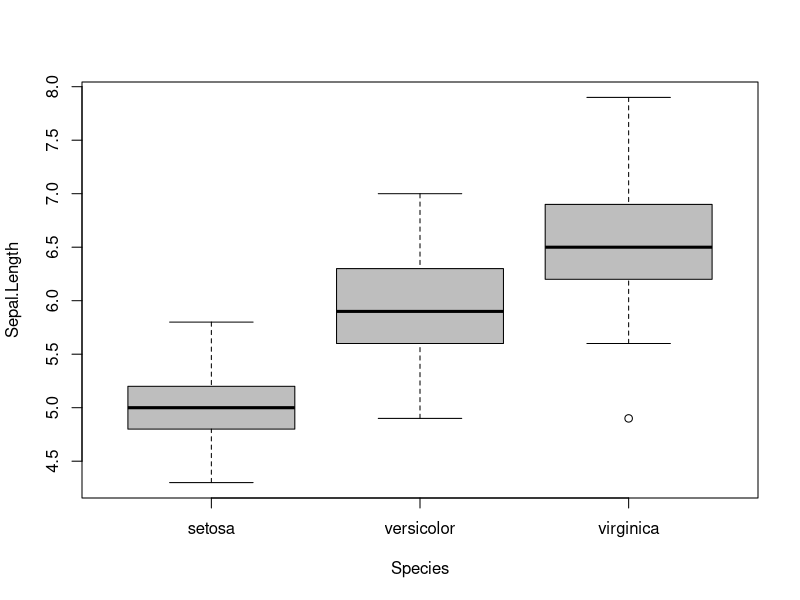
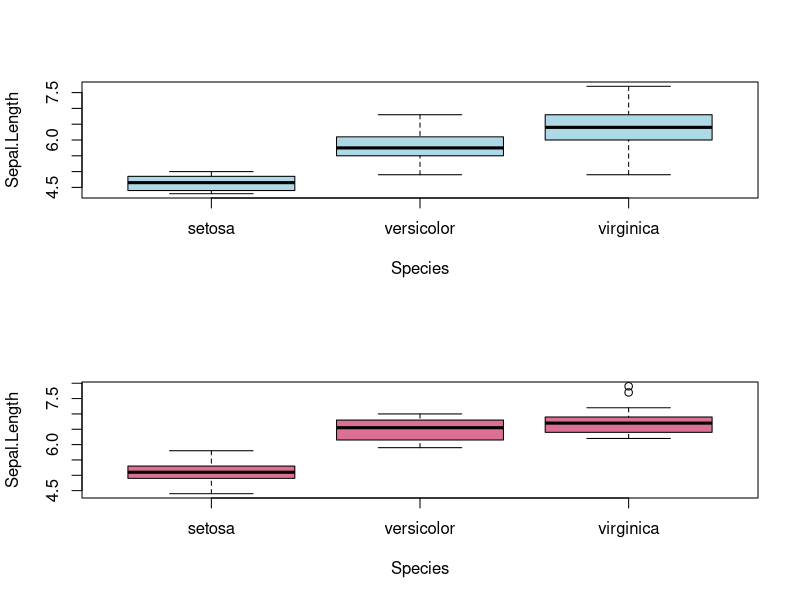
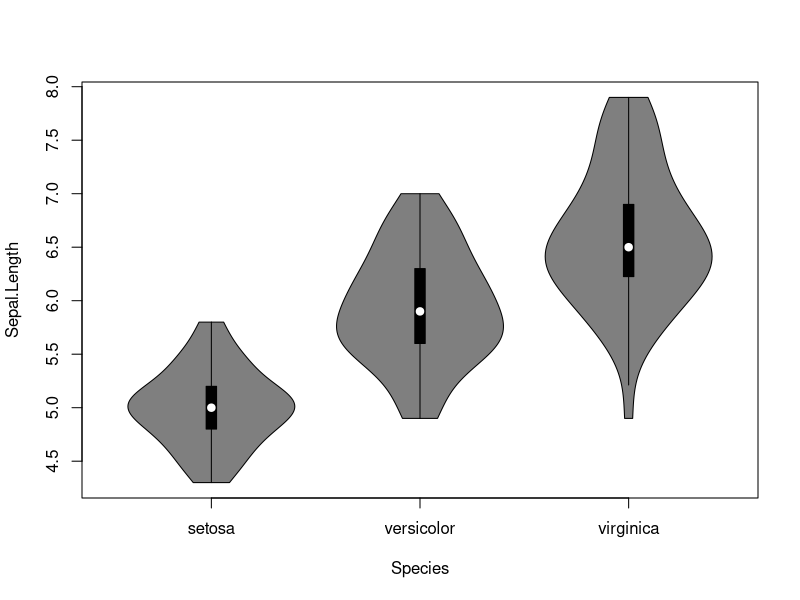
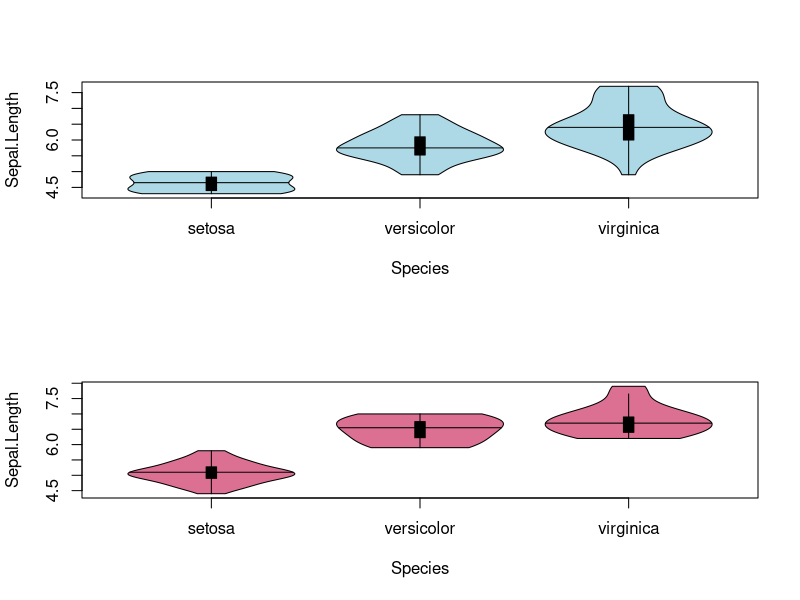
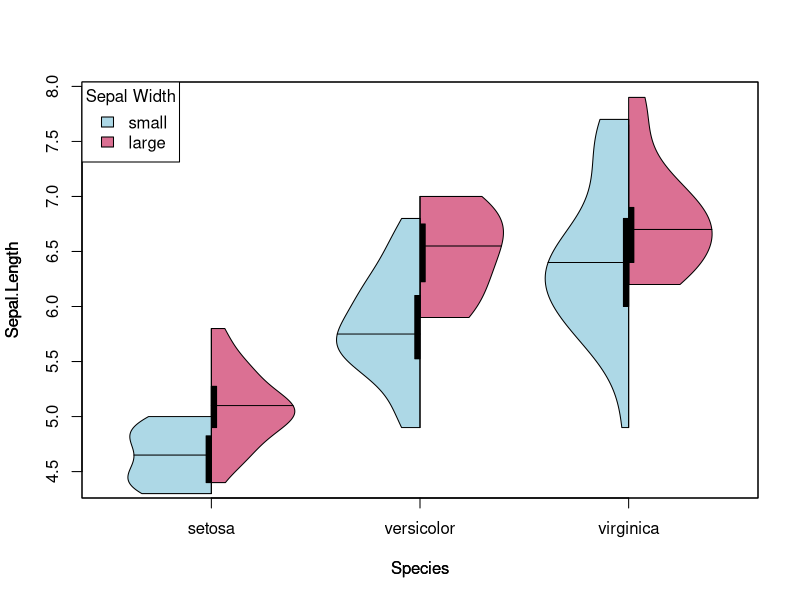
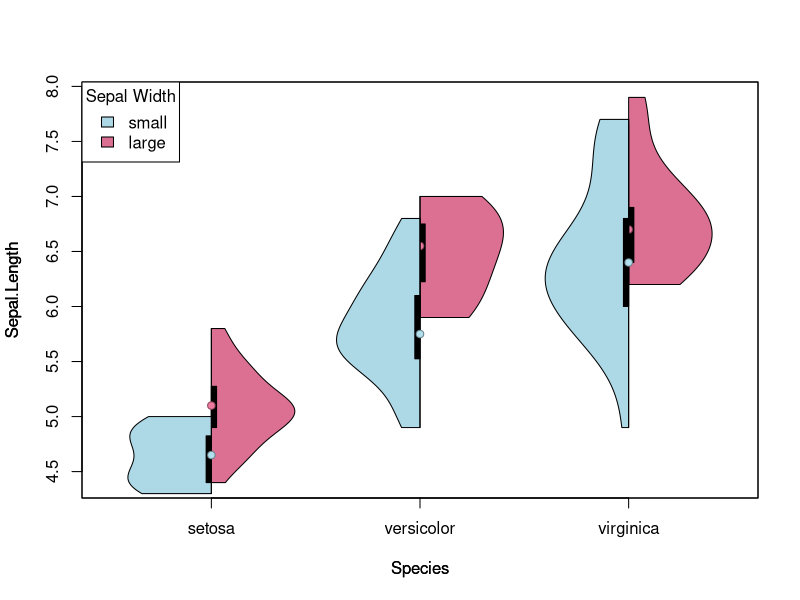
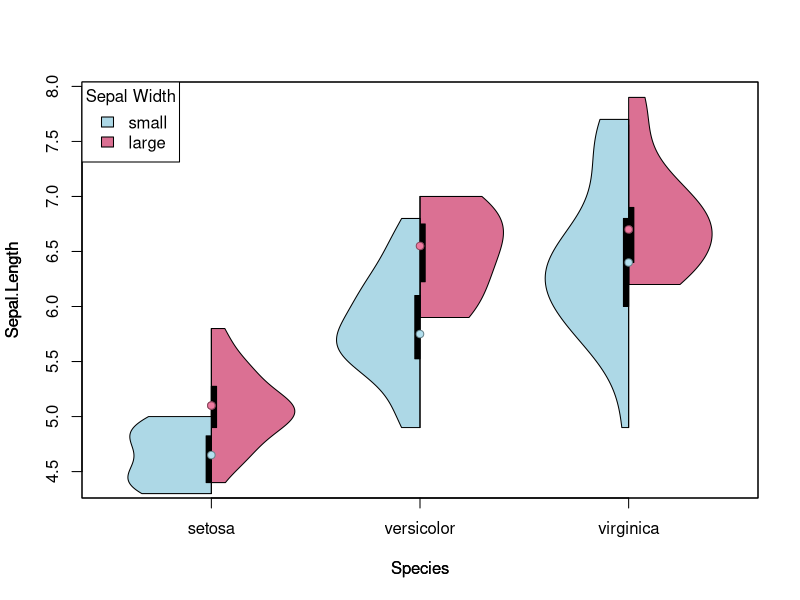
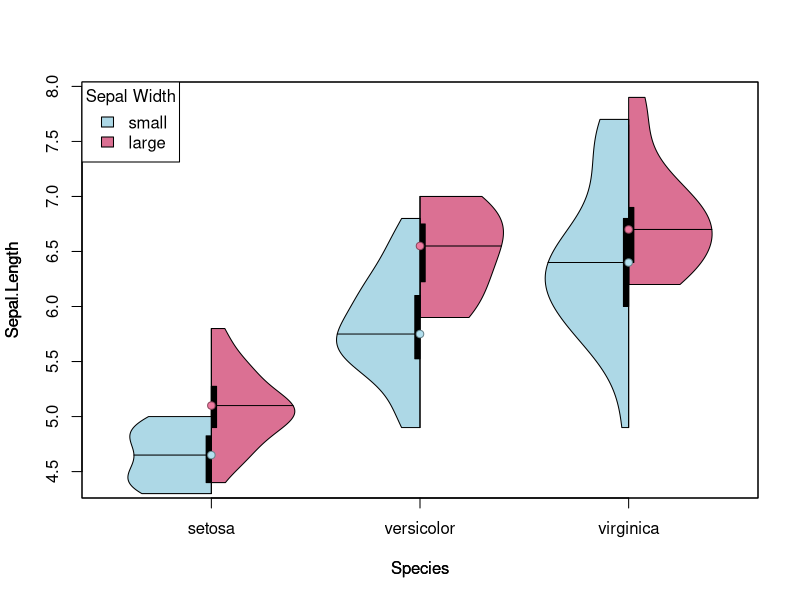

These figures' R source, in order:
## ---- chunk 1
library("vioplot")
## ---- chunk 2
data(iris)
summary(iris$Sepal.Width)
table(iris$Sepal.Width > mean(iris$Sepal.Width))
iris_large <- iris[iris$Sepal.Width > mean(iris$Sepal.Width), ]
iris_small <- iris[iris$Sepal.Width <= mean(iris$Sepal.Width), ]
## ---- chunk 3
boxplot(Sepal.Length~Species, data=iris, col="grey")
## ---- chunk 4
par(mfrow=c(2,1))
boxplot(Sepal.Length~Species, data=iris_small, col = "lightblue")
boxplot(Sepal.Length~Species, data=iris_large, col = "palevioletred")
par(mfrow=c(1,1))
## ---- chunk 5
vioplot(Sepal.Length~Species, data=iris)
## ---- chunk 6
par(mfrow=c(2,1))
vioplot(Sepal.Length~Species, data=iris_small, col = "lightblue", plotCentre = "line")
vioplot(Sepal.Length~Species, data=iris_large, col = "palevioletred", plotCentre = "line")
par(mfrow=c(1,1))
## ---- chunk 7
vioplot(Sepal.Length~Species, data=iris_large, col = "palevioletred", plotCentre = "line", side = "right")
vioplot(Sepal.Length~Species, data=iris_small, col = "lightblue", plotCentre = "line", side = "left", add = T)
title(xlab = "Species", ylab = "Sepal Length")
legend("topleft", fill = c("lightblue", "palevioletred"), legend = c("small", "large"), title = "Sepal Width")
## ---- chunk 8
vioplot(Sepal.Length~Species, data=iris_large, col = "palevioletred", plotCentre = "point", side = "right", pchMed = 21, colMed = "palevioletred4", colMed2 = "palevioletred2")
vioplot(Sepal.Length~Species, data=iris_small, col = "lightblue", plotCentre = "point", side = "left", pchMed = 21, colMed = "lightblue4", colMed2 = "lightblue2", add = T)
title(xlab = "Species", ylab = "Sepal Length")
legend("topleft", fill = c("lightblue", "palevioletred"), legend = c("small", "large"), title = "Sepal Width")
## ---- chunk 9
vioplot(Sepal.Length~Species, data=iris_large, col = "palevioletred", plotCentre = "point", side = "right", pchMed = 21, colMed = "palevioletred4", colMed2 = "palevioletred2")
vioplot(Sepal.Length~Species, data=iris_small, col = "lightblue", plotCentre = "point", side = "left", pchMed = 21, colMed = "lightblue4", colMed2 = "lightblue2", add = T)
points(1:length(levels(iris$Species)), as.numeric(sapply(levels(iris$Species), function(species) median(iris_large[grep(species, iris_large$Species),]$Sepal.Length))), pch = 21, col = "palevioletred4", bg = "palevioletred2")
title(xlab = "Species", ylab = "Sepal Length")
legend("topleft", fill = c("lightblue", "palevioletred"), legend = c("small", "large"), title = "Sepal Width")
## ---- chunk 10
vioplot(Sepal.Length~Species, data=iris_large, col = "palevioletred", plotCentre = "line", side = "right", pchMed = 21, colMed = "palevioletred4", colMed2 = "palevioletred2")
vioplot(Sepal.Length~Species, data=iris_small, col = "lightblue", plotCentre = "line", side = "left", pchMed = 21, colMed = "lightblue4", colMed2 = "lightblue2", add = T)
points(1:length(levels(iris$Species)), as.numeric(sapply(levels(iris$Species), function(species) median(iris_large[grep(species, iris_large$Species),]$Sepal.Length))), pch = 21, col = "palevioletred4", bg = "palevioletred2")
points(1:length(levels(iris$Species)), as.numeric(sapply(levels(iris$Species), function(species) median(iris_small[grep(species, iris_small$Species),]$Sepal.Length))), pch = 21, col = "lightblue4", bg = "lightblue2")
title(xlab = "Species", ylab = "Sepal Length")
legend("topleft", fill = c("lightblue", "palevioletred"), legend = c("small", "large"), title = "Sepal Width")
